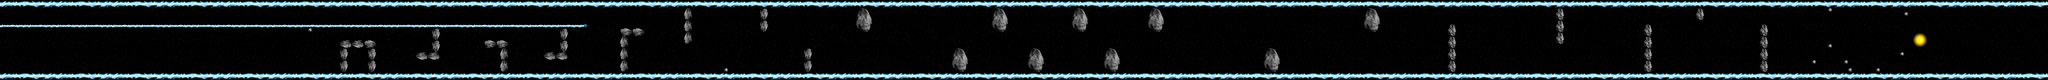

Rendered tile map (Tiled .tmx) drawn with the repository's tilesets; below, a short description and the map source with its tile grids summarised:
An orthogonal 512x20 tile map with 16x16 px tiles, 3 tile layers (background, walls, hazards).

<map version="1.0" orientation="orthogonal" width="512" height="20" tilewidth="16" tileheight="16">
 <tileset firstgid="1" name="reversePolarity Full" tilewidth="16" tileheight="16">
  <image source="reversePolarity Full.png" width="960" height="320" />
 </tileset>
 <layer name="background" width="512" height="20">
  <data>[10240 cells, 10240 non-empty, 336 distinct tile ids]</data>
 </layer>
 <layer name="walls" width="512" height="20">
  <data>[10240 cells, 2195 non-empty, 36 distinct tile ids]</data>
 </layer>
 <layer name="hazards" width="512" height="20">
  <data>[10240 cells, 508 non-empty, 37 distinct tile ids]</data>
 </layer>
</map>
